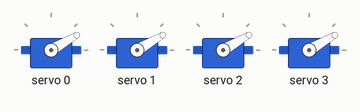
Bench run of a sketch on a simulated Arduino Nano, built with avr-gcc and run on an emulated ATmega328P. Shown: 4 × servo.

Above: at 0.55 s.
At 1.55 s:
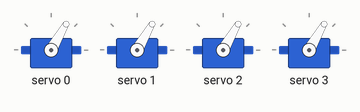
At 2.6 s:
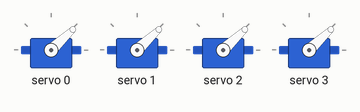
Timing chart, 0 to 8.4 s (numbered marks = the images above):
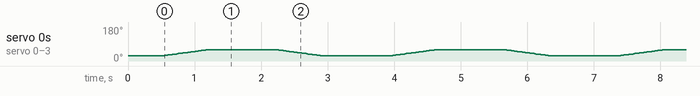

The sketch:

robot_test_example1.ino
```cpp
// (licence header left out)
#include <Wire.h>
#include <Adafruit_PWMServoDriver.h>

// Arduino Nano I2C Pins:
// SDA -> A4
// SCL -> A5

Adafruit_PWMServoDriver pca9685 = Adafruit_PWMServoDriver();

#define SERVOMIN  102
#define SERVOMAX  512

void setup() {
  Wire.begin();

  pca9685.begin();
  pca9685.setPWMFreq(50);

  delay(500);
}

void loop() {

  // Move servos from 30° to 60°
  for (int angle = 30; angle <= 60; angle++) {
    int pulse = map(angle, 0, 180, SERVOMIN, SERVOMAX);

    // setPWM(channel, ON_time, OFF_time)
    // channel  -> PCA9685 output channel number
    // ON_time  -> PWM start count (usually 0)
    // OFF_time -> PWM end count (controls servo position)

    pca9685.setPWM(0, 0, pulse);
    pca9685.setPWM(1, 0, pulse);
    pca9685.setPWM(2, 0, pulse);
    pca9685.setPWM(3, 0, pulse);

    delay(20);
  }

  delay(1000);

  // Move servos from 60° back to 30°
  for (int angle = 60; angle >= 30; angle--) {
    int pulse = map(angle, 0, 180, SERVOMIN, SERVOMAX);

    pca9685.setPWM(0, 0, pulse);
    pca9685.setPWM(1, 0, pulse);
    pca9685.setPWM(2, 0, pulse);
    pca9685.setPWM(3, 0, pulse);

    delay(20);
  }

  delay(1000);
}
```
